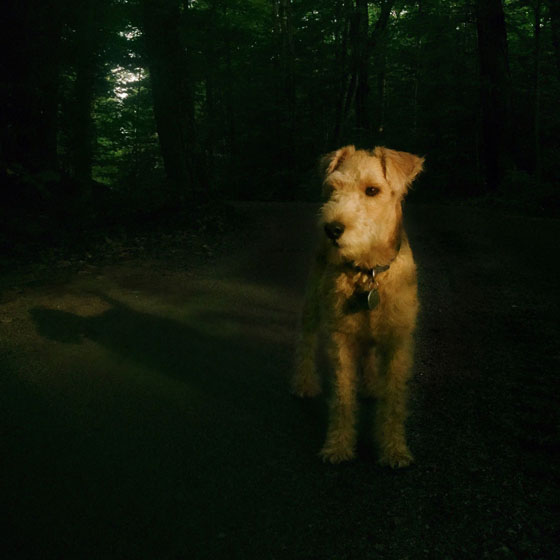
#> input picture LIME_V1.2/img/inp_10.jpg, 560 x 560 px
$ python lime_color.py
#> lines starting #> are read from the running program, lines starting #| are printed output that depends on the picture
import cv2
import numpy as np
from matplotlib import pyplot as plt
from PIL import ImageEnhance

img = cv2.imread('img/inp_10.jpg', 1)
#> img is the input picture: shape (560, 560, 3); mean B, G, R 9.1, 21.2, 15.6
cv2.imshow("Original image",img)

# [8 lines of commented-out code are left out]
clahe = cv2.createCLAHE(clipLimit=3., tileGridSize=(8,8))

lab = cv2.cvtColor(img, cv2.COLOR_BGR2LAB)  # convert from BGR to LAB color space
#> lab: shape (560, 560, 3); mean of channels 0, 1, 2 17.4, 124.2, 133.5
l, a, b = cv2.split(lab)  # split on 3 different channels
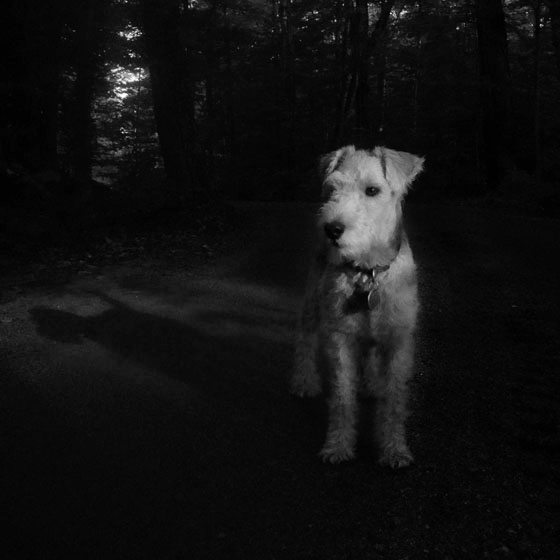
#> l: shape (560, 560); min 0, max 255, mean 17.4
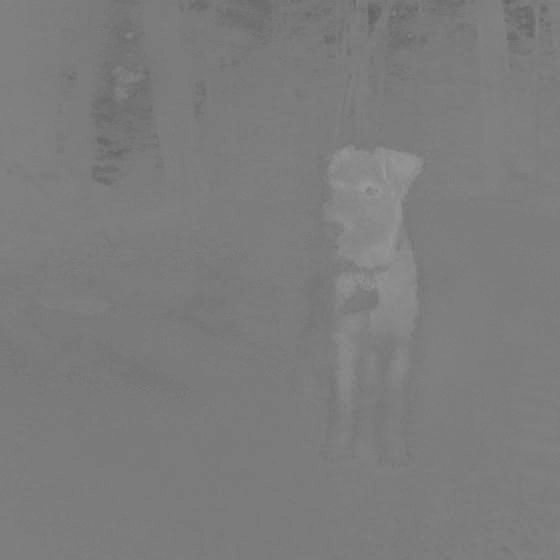
#> a: shape (560, 560); min 98, max 154, mean 124.2
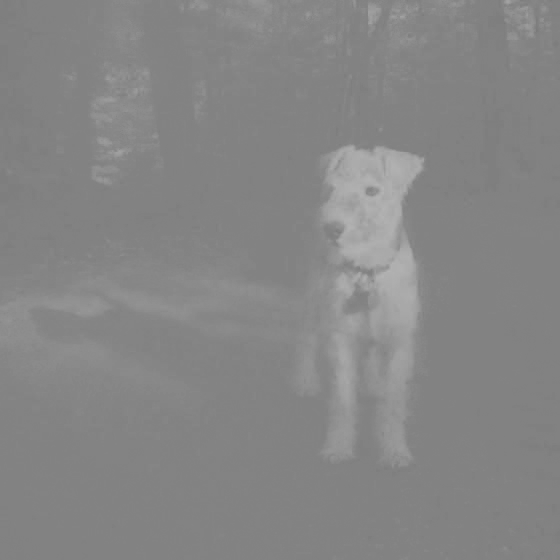
#> b: shape (560, 560); min 121, max 180, mean 133.5

l2 = clahe.apply(l)  # apply CLAHE to the L-channel
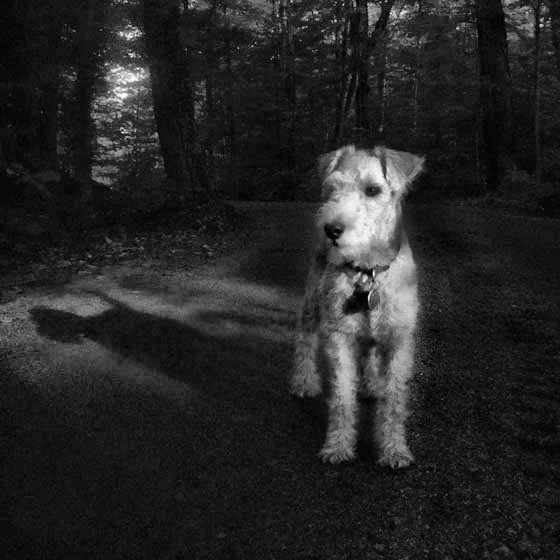
#> l2: shape (560, 560); min 0, max 255, mean 37.6

lab = cv2.merge((l2,a,b))  # merge channels
#> lab: shape (560, 560, 3); mean of channels 0, 1, 2 37.6, 124.2, 133.5
img2 = cv2.cvtColor(lab, cv2.COLOR_LAB2BGR)  # convert from LAB to BGR
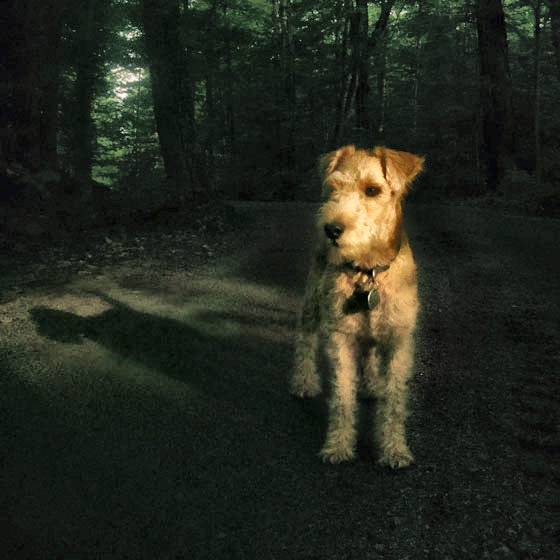
#> img2: shape (560, 560, 3); mean B, G, R 29.4, 39.7, 35.5
cv2.imshow('Output ', img2)
#cv2.imwrite('sunset_modified.jpg', img2)

# Smoothning Image

blur = cv2.GaussianBlur(img,(5,5),0)


plt.subplot(121),plt.imshow(img),plt.title('Original')
plt.xticks([]), plt.yticks([])
plt.subplot(122),plt.imshow(blur),plt.title('Blurred')
plt.xticks([]), plt.yticks([])
plt.show()
#> figure, not shown here; B, G, R data is drawn as R, G, B

cv2.imshow('Output ', img2)

$ run again, with LIME_V1.2/img/inp_16.jpg copied over LIME_V1.2/img/inp_10.jpg
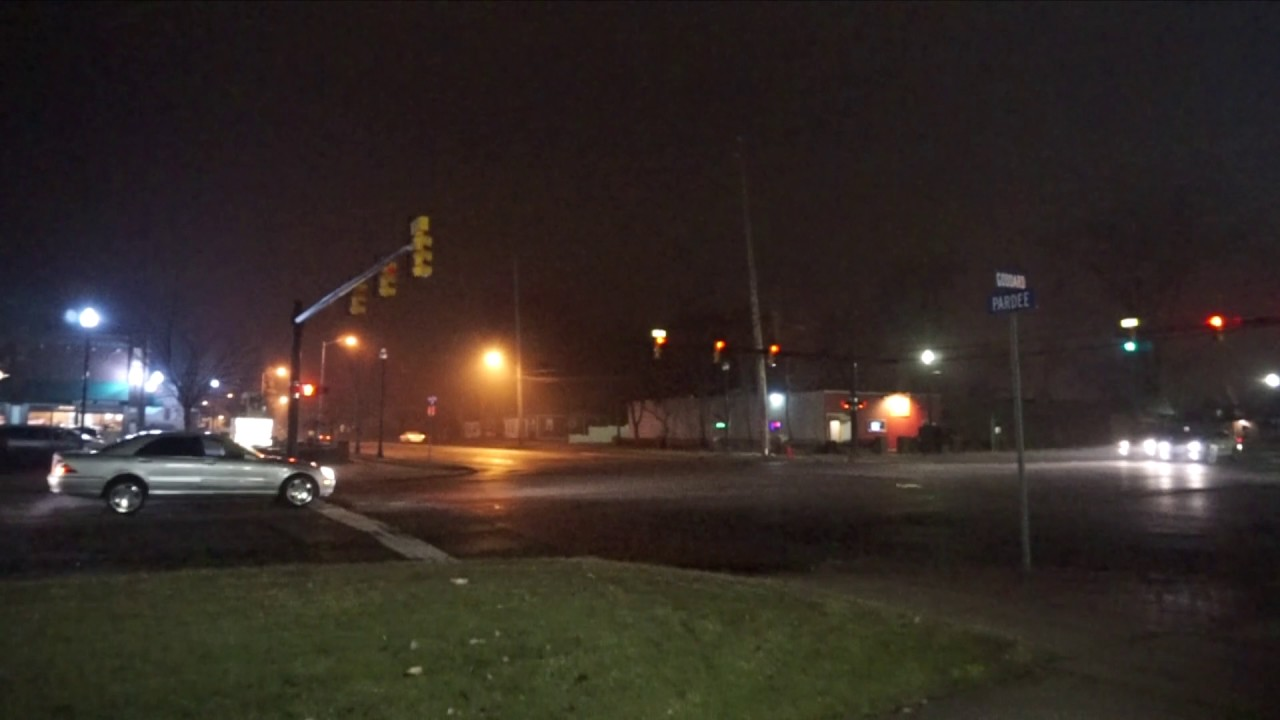
#> input picture LIME_V1.2/img/inp_16.jpg, 1280 x 720 px
#> img is the input picture: shape (720, 1280, 3); mean B, G, R 38.4, 43.1, 52.1
#> `l, a, b = cv2.split(lab)`:
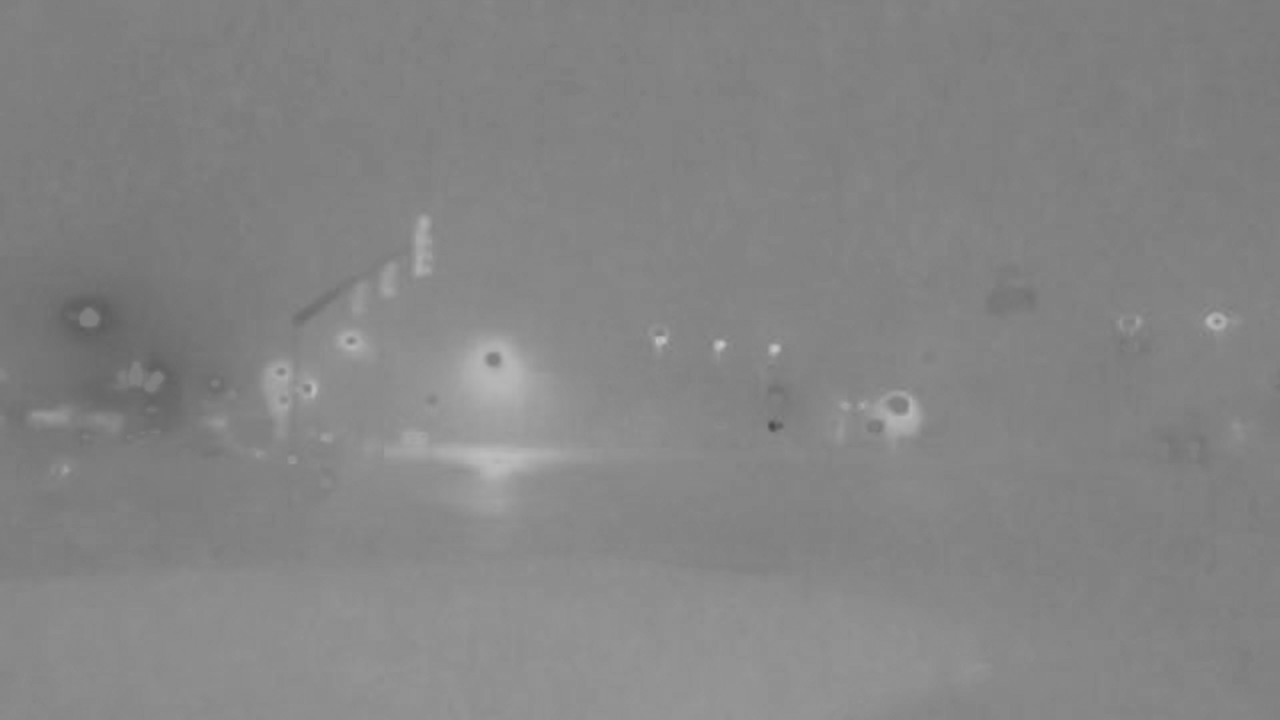
#> b: shape (720, 1280); min 72, max 202, mean 132.6
#> `img2 = cv2.cvtColor(lab, cv2.COLOR_LAB2BGR)`:
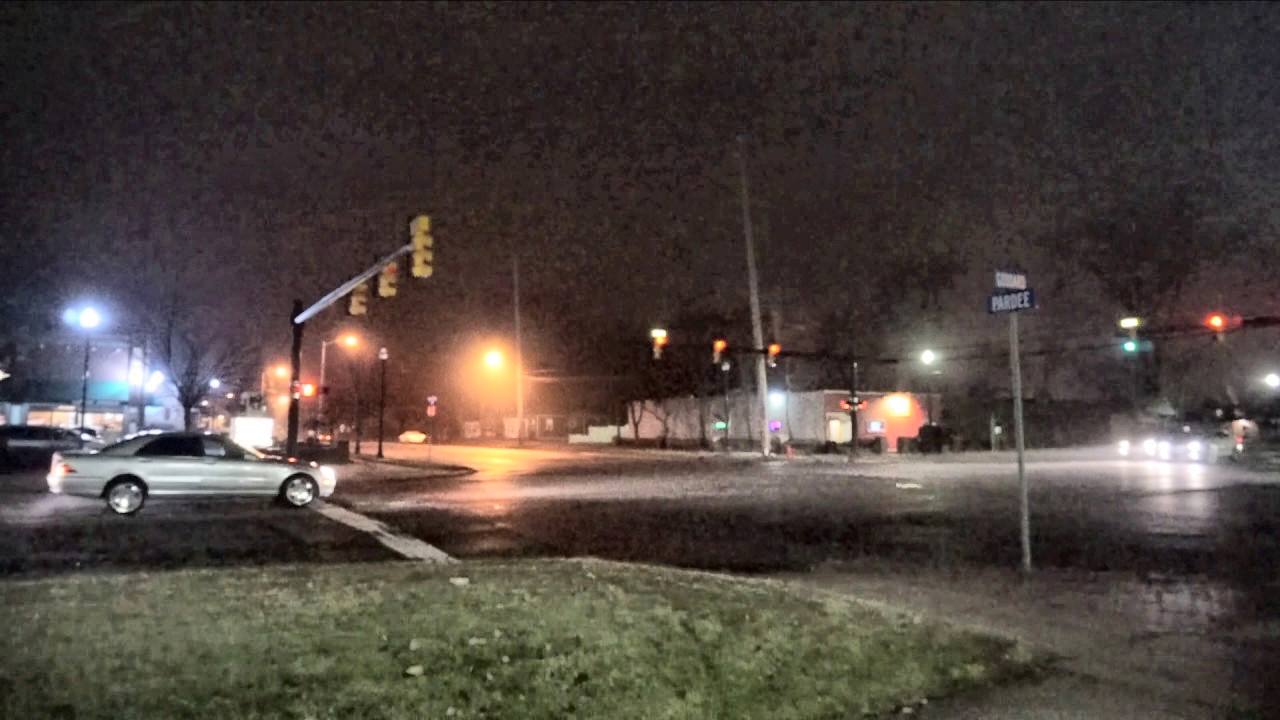
#> img2: shape (720, 1280, 3); mean B, G, R 61.9, 67.1, 76.7

$ run again, with LIME_V1.2/img/inp_12.jpg copied over LIME_V1.2/img/inp_10.jpg
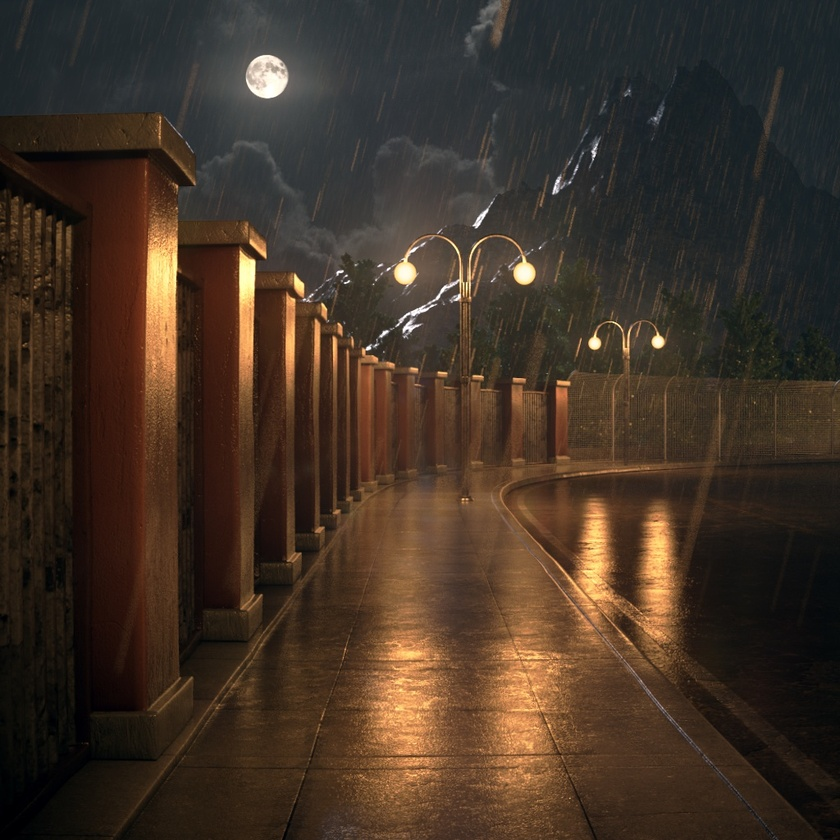
#> input picture LIME_V1.2/img/inp_12.jpg, 840 x 840 px, shrunk from 1024 x 1024 before the run
#> img is the input picture: shape (840, 840, 3); mean B, G, R 38.6, 50.9, 65.9
#> `l, a, b = cv2.split(lab)`:
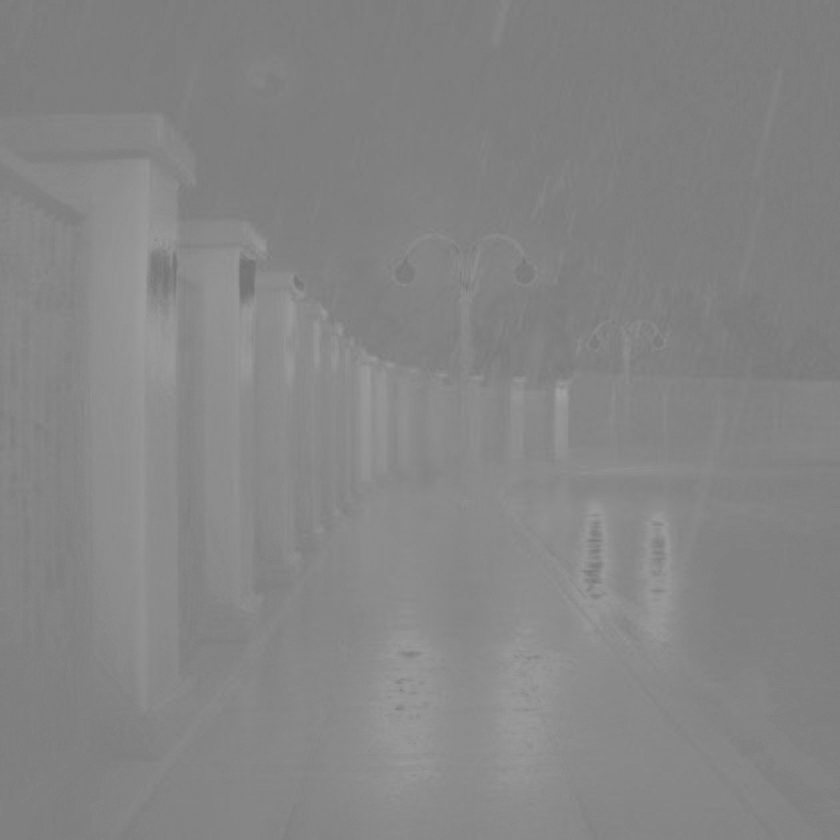
#> a: shape (840, 840); min 113, max 162, mean 133
#> `img2 = cv2.cvtColor(lab, cv2.COLOR_LAB2BGR)`:
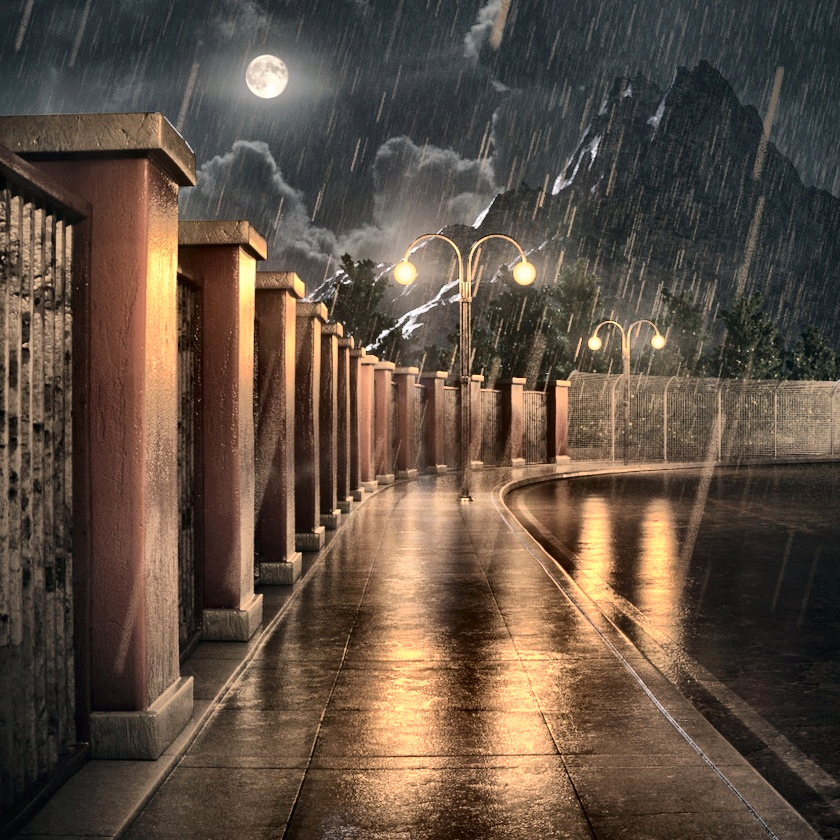
#> img2: shape (840, 840, 3); mean B, G, R 66.5, 79.6, 95.7
